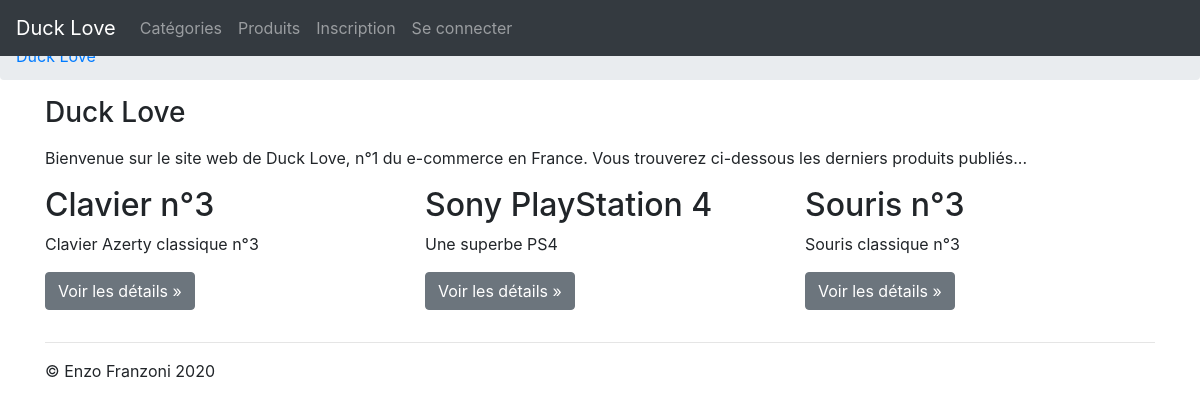
The page / on the database its author committed.
### tables this page shows
CREATE TABLE IF NOT EXISTS `item` (
  `id` int(11) NOT NULL AUTO_INCREMENT,
  `title` varchar(255) NOT NULL,
  `description` text NOT NULL,
  `details` text NOT NULL,
  `published` tinyint(1) NOT NULL,
  `create_date` datetime NOT NULL,
  `create_user_id` int(11) NOT NULL,
  `filename` varchar(255) DEFAULT NULL,
  PRIMARY KEY (`id`),
  KEY `fk_item_create_user_id` (`create_user_id`) USING BTREE
);

### includes/message.php (called while the page is built, shortened)
<?php
class Message {
    private static $blocking = false;
    public static function isBlocking() {
        return self::$blocking;
    }
}

### includes/functions.php (called while the page is built, shortened)
<?php
class Functions {
    public static function checkNull($string) {
        if (is_null($string)) {
            return true;
        } elseif (is_string($string)) {
            $string = strtolower($string);
            return ($string == 'null');
        }
        return false;
    }
}

### objects/item.php (called while the page is built, shortened)
<?php
class Item {
    private
            $id,
            $title,
            $description,
            $details,
            $published,
            $create_date,
            $create_user_id,
            $filename,
            $creator,
            $categories,
            $comments;
    public function __construct($id = null, $title = null, $description = null, $details = null, $published = null, $create_date = null, $create_user_id = null, $filename = null) {
        $this->published = $published;
    }
    public function getItemList($category_id = null, $offset = 0, $count = null) {
        $pdo = Db::getInstance();
        $query = "SELECT `i`.`id`, `title`, `i`.`description`, `details`, `i`.`published`, `i`.`create_date`, `create_user_id`, `filename` FROM `item` AS `i` INNER JOIN (SELECT `item_id`, `category_id` FROM `category_item` WHERE (`category_id` = :category_id OR :category_id IS NULL) GROUP BY `item_id`) AS `ci` ON `ci`.`item_id` = `i`.`id` INNER JOIN `category` AS `c` ON `c`.`id` = `ci`.`category_id` WHERE (`i`.`published` = :published OR :published IS NULL) AND (`c`.`published` = :published OR :published IS NULL) ORDER BY `create_date` DESC LIMIT :offset, :count";
        $exe = $pdo->prepare($query);
        $exe->bindValue('published', $this->published, PDO::PARAM_INT);
        $exe->bindValue('category_id', $category_id, PDO::PARAM_INT);
        $exe->bindValue('offset', $offset, PDO::PARAM_INT);
        $exe->bindValue('count', $count, PDO::PARAM_INT);
        if (!$exe->execute()) {
            throw new Exception(ITEM_GET_ITEM_LIST_EXECUTE_ERROR);
        }
        $itemList = [];
        while ($res = $exe->fetch(PDO::FETCH_OBJ)) {
            $this->published = (int) $res->published;
            $creator = new User;
            $creator->id = $res->create_user_id;
            $this->creator = $creator->getUser();
            $category = new Category;
            $this->categories = $category->getItemCategoryList($res->id);
            $comment = new Comment;
            $comment->item_id = $res->id;
            $this->comments = $comment->getCommentList();
            $itemList[] = clone $this;
        }
        return $itemList;
    }
}

### objects/user.php (called while the page is built, shortened)
<?php
class User {
    private
            $id,
            $username,
            $password,
            $last_name,
            $first_name,
            $email,
            $user_access_id,
            $published,
            $create_date,
            $access_key;
    public function __construct($id = null, $username = null, $password = null, $last_name = null, $first_name = null, $email = null, $user_access_id = null, $published = null, $create_date = null, $access_key = null) {
        $this->id = $id;
        $this->username = $username;
        $this->email = $email;
    }
    public function getUser() {
        $pdo = Db::getInstance();
        $query = 'SELECT `id`, `username`, `password`, `last_name`, `first_name`, `email`, `user_access_id`, `published`, `create_date`, `access_key` FROM `user` WHERE (`id` = :id OR :id IS NULL) AND (`username` = :username OR :username IS NULL) AND (`email` = :email OR :email IS NULL) ORDER BY `id` ASC';
        $exe = $pdo->prepare($query);
        $exe->bindValue('id', $this->id, PDO::PARAM_INT);
        $exe->bindValue('username', $this->username, PDO::PARAM_STR);
        $exe->bindValue('email', $this->email, PDO::PARAM_STR);
        if (!$exe->execute()) {
            throw new Exception(USER_GET_USER_EXECUTE_ERROR);
        }
        $res = $exe->fetch(PDO::FETCH_OBJ);
        $this->id = (int) $res->id;
        $this->username = $res->username;
        $this->email = $res->email;
        return $this;
    }
    public function __set($property, $value) {
        return $this;
    }
}

### objects/category.php (called while the page is built, shortened)
<?php
class Category {
    private
            $id,
            $name,
            $description,
            $published,
            $create_date;
    public function __construct($id = null, $name = null, $description = null, $published = null, $create_date = null) {
        $this->published = $published;
    }
    public function getCategoryTotal() {
        $pdo = Db::getInstance();
        $query = "SELECT COUNT(*) FROM `category` WHERE (published = :published OR :published IS NULL)";
        $exe = $pdo->prepare($query);
        $exe->bindValue('published', $this->published, PDO::PARAM_INT);
        if (!$exe->execute()) {
            throw new Exception(CATEGORY_GET_CATEGORY_TOTAL_SELECT_ERROR);
        }
        $categoryCount = $exe->fetchColumn();
        return $categoryCount;
    }
    public function getItemCategoryList($item_id = null, $offset = 0, $count = null) {
        $pdo = Db::getInstance();
        if (Functions::checkNull($count)) {
            $count = $this->getCategoryTotal();
        }
        $query = "SELECT `c`.`id`, `name`, `description`, `published`, `create_date` FROM `category` AS `c` INNER JOIN `category_item` AS `ci` ON `ci`.`category_id` = `c`.`id` WHERE (published = :published OR :published IS NULL) AND (`item_id` = :item_id OR :item_id IS NULL) GROUP BY `c`.`id` ORDER BY `create_date` DESC LIMIT :offset, :count";
        $exe = $pdo->prepare($query);
        $exe->bindValue('published', $this->published, PDO::PARAM_INT);
        $exe->bindValue('item_id', $item_id, PDO::PARAM_INT);
        $exe->bindValue('offset', $offset, PDO::PARAM_INT);
        $exe->bindValue('count', $count, PDO::PARAM_INT);
        if (!$exe->execute()) {
            throw new Exception(CATEGORY_GET_CATEGORY_LIST_EXECUTE_ERROR);
        }
        $categoryList = [];
        while ($res = $exe->fetch(PDO::FETCH_OBJ)) {
            $this->published = (int) $res->published;
            $categoryList[] = clone $this;
        }
        return $categoryList;
    }
}

### objects/comment.php (called while the page is built, shortened)
<?php
class Comment {
    private
            $id,
            $message,
            $published,
            $item_id,
            $create_user_id,
            $create_date,
            $creator;
    public function __construct($id = null, $message = null, $published = null, $item_id = null, $create_user_id = null, $create_date = null) {
        $this->item_id = $item_id;
    }
    public function getCommentList() {
        $pdo = Db::getInstance();
        $query = "SELECT `id`, `message`, `published`, `item_id`, `create_user_id`, `create_date` FROM `comment` WHERE (`item_id` = :item_id OR :item_id IS NULL) ORDER BY `create_date` DESC";
        $exe = $pdo->prepare($query);
        $exe->bindValue('item_id', $this->item_id, PDO::PARAM_INT);
        if (!$exe->execute()) {
            throw new Exception(COMMENT_GET_COMMENT_LIST_EXECUTE_ERROR);
        }
        $commentList = [];
        while ($res = $exe->fetch(PDO::FETCH_OBJ)) {
            $this->item_id = (int) $res->item_id;
            $commentList[] = clone $this;
        }
        return $commentList;
    }
    public function __set($property, $value) {
        return $this;
    }
}

### index.php (the view, shortened to what this page needs)
<?php
require_once('require.php');
try {
    $item = new Item;
    $item->published = 1;
    $itemList = $item->getItemList(null, 0, 3);
} catch (Exception $ex) {
    Message::addError($ex->getMessage(), true);
}
require_once('includes/header.php');
?>
<div class="container">
    <?php
    if (!Message::isBlocking()) {
        ?>
        <h1 class="h3 mb-3"><?php echo PROJECT_NAME ?></h1>
        <p>
            <?php echo WELCOME_MESSAGE ?>
        </p>
        <div class="row">
            <?php
            foreach ($itemList as $i => $item) {
                ?>
                <div class="col-md-4">
                    <h2><?php echo $item->title ?></h2>
                    <p>
                        <?php echo $item->description ?>
                    </p>
                    <p>
                        <a class="btn btn-secondary" href="item.php?id=<?php echo $item->id ?>" role="button">Voir les détails &raquo;</a>
                    </p>
                </div>
            <?php } ?>
        </div>
    <?php } ?>
    <hr>
</div>
<?php
require_once('includes/footer.php');

### rows shown on the page
item: title "Clavier n°3", description "Clavier Azerty classique n°3"
item: title "Sony PlayStation 4", description "Une superbe PS4"
item: title "Souris n°3", description "Souris classique n°3"

### other values the page prints
PROJECT_NAME "Duck Love"
CATEGORIES_MENU "Catégories"
ITEMS_MENU "Produits"
SUBSCRIBE_MENU "Inscription"
LOGIN_MENU "Se connecter"
WELCOME_MESSAGE "Bienvenue sur le site web de Duck Love, n°1 du e-commerce en France. Vous trouverez ci-dessous les derniers produits publiés..."
